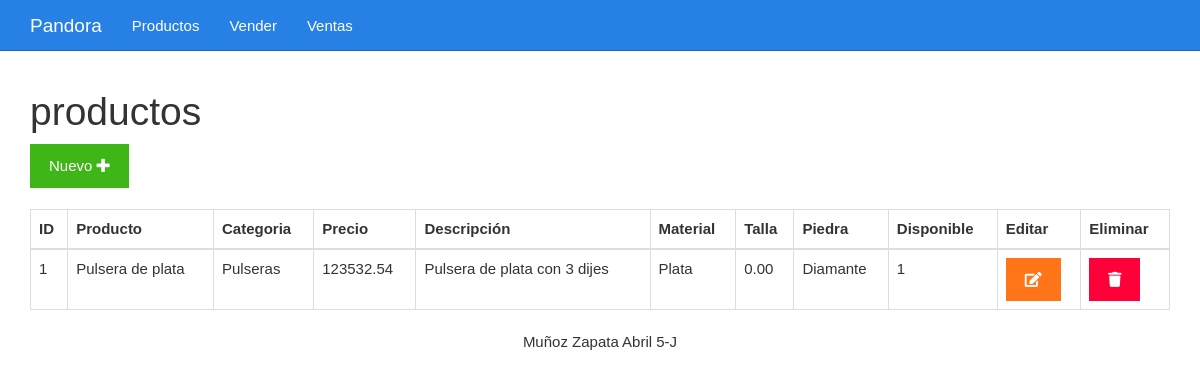
The app's page /listar.php with its own data.
### tables this page shows
CREATE TABLE `productos` (
  `id` int(11) NOT NULL,
  `nomProducto` varchar(50) NOT NULL,
  `categoria` varchar(50) NOT NULL,
  `precio` decimal(10,2) NOT NULL,
  `descrip` varchar(200) NOT NULL,
  `material` varchar(50) NOT NULL,
  `talla` decimal(10,2) NOT NULL,
  `piedra` varchar(50) NOT NULL,
  `disponible` int(11) NOT NULL
);

### listar.php (the view)
<?php include_once "encabezado.php" ?>
<?php
include_once "base_de_datos.php";
$sentencia = $base_de_datos->query("SELECT * FROM  productos;");
$productos = $sentencia->fetchAll(PDO::FETCH_OBJ);
?>
	<div class="col-xs-12">
		<h1>productos</h1>
		<div>
			<a class="btn btn-success" href="./formulario.php">Nuevo <i class="fa fa-plus"></i></a>
		</div>
		<br>
		<table class="table table-bordered">
			<thead>
				<tr>
					<th>ID</th>
					<th>Producto</th>
					<th>Categoria</th>
					<th>Precio</th>
					<th>Descripción</th>
					<th>Material</th>
					<th>Talla</th>
					<th>Piedra</th>
					<th>Disponible</th>
					<th>Editar</th>
					<th>Eliminar</th>
				</tr>
			</thead>
			<tbody>
				<?php foreach($productos as $producto){ ?>
				<tr>
					<td><?php echo $producto->id ?></td>
					<td><?php echo $producto->nomProducto ?></td>
					<td><?php echo $producto->categoria ?></td>
					<td><?php echo $producto->precio ?></td>
					<td><?php echo $producto->descrip ?></td>
					<td><?php echo $producto->material ?></td>
					<td><?php echo $producto->talla ?></td>
					<td><?php echo $producto->piedra ?></td>
					<td><?php echo $producto->disponible ?></td>
					<td><a class="btn btn-warning" href="<?php echo "editar.php?id=" . $producto->id?>"><i class="fa fa-edit"></i></a></td>
					<td><a class="btn btn-danger" href="<?php echo "eliminar.php?id=" . $producto->id?>"><i class="fa fa-trash"></i></a></td>
				</tr>
				<?php } ?>
			</tbody>
		</table>
	</div>
<?php include_once "pie.php" ?>

### css/estilo.css (style rules this page uses)
body { padding-top: 70px; }

### records on screen
productos: id "1", nomProducto "Pulsera de plata", categoria "Pulseras", precio "123532.54", descrip "Pulsera de plata con 3 dijes", material "Plata", talla "0.00", piedra "Diamante", disponible "1"
